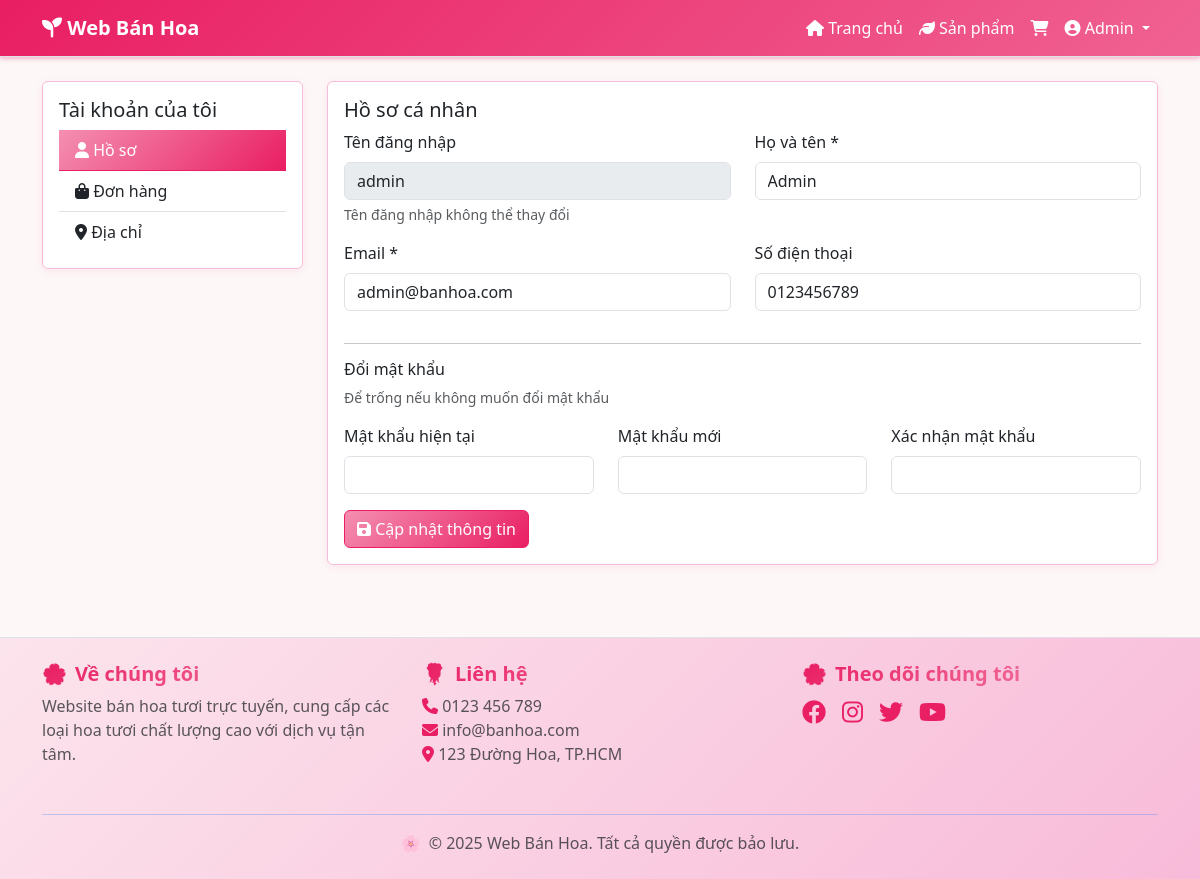
The app's page /profile.php (signed in) with its own data.
### tables this page shows
CREATE TABLE users (
    user_id INT AUTO_INCREMENT PRIMARY KEY,
    username VARCHAR(50) UNIQUE NOT NULL,
    password_hash VARCHAR(255) NOT NULL,
    email VARCHAR(100) UNIQUE NOT NULL,
    full_name VARCHAR(100) NOT NULL,
    phone VARCHAR(15),
    role ENUM('admin', 'customer') DEFAULT 'customer',
    status ENUM('active', 'inactive', 'blocked') DEFAULT 'active',
    created_at TIMESTAMP DEFAULT CURRENT_TIMESTAMP,
    updated_at TIMESTAMP DEFAULT CURRENT_TIMESTAMP ON UPDATE CURRENT_TIMESTAMP
);

### profile.php (called while the page is built)
<?php include 'views/user/profile.php'; ?>

### config/session.php (called while the page is built, shortened)
<?php
function getCurrentUserId() {
    return $_SESSION['user_id'] ?? null;
}
?>

### models/User.php (called while the page is built, shortened)
<?php
class User {
    private $conn;
    private $table = 'users';
    public function __construct($db) {
        $this->conn = $db;
    }
    public function getUserById($user_id) {
        $query = "SELECT * FROM " . $this->table . " WHERE user_id = ?";
        $stmt = $this->conn->prepare($query);
        $stmt->bind_param("i", $user_id);
        $stmt->execute();
        return $stmt->get_result()->fetch_assoc();
    }
}
?>

### views/user/profile.php (the view, shortened to what this page needs)
<?php
require_once 'config/session.php';
$conn = require 'config/database.php';
require_once 'models/User.php';
$user_model = new User($conn);
$user_id = getCurrentUserId();
$user = $user_model->getUserById($user_id);
?>
<?php include 'views/layout/header.php'; ?>
<div class="container">
    <div class="row">
        <div class="col-md-3">
            <div class="card">
                <div class="card-body">
                    <h5 class="card-title">Tài khoản của tôi</h5>
                    <div class="list-group list-group-flush">
                        <a href="<?php echo APP_URL; ?>/profile.php" class="list-group-item list-group-item-action active">
                            <i class="fas fa-user"></i> Hồ sơ
                        </a>
                        <a href="<?php echo APP_URL; ?>/orders.php" class="list-group-item list-group-item-action">
                            <i class="fas fa-shopping-bag"></i> Đơn hàng
                        </a>
                        <a href="<?php echo APP_URL; ?>/addresses.php" class="list-group-item list-group-item-action">
                            <i class="fas fa-map-marker-alt"></i> Địa chỉ
                        </a>
                    </div>
                </div>
            </div>
        </div>
        <div class="col-md-9">
            <div class="card">
                <div class="card-body">
                    <h5 class="card-title">Hồ sơ cá nhân</h5>
                    <form method="POST">
                        <div class="row">
                            <div class="col-md-6">
                                <div class="mb-3">
                                    <label for="username" class="form-label">Tên đăng nhập</label>
                                    <input type="text" class="form-control" id="username" value="<?php echo $user['username']; ?>" disabled>
                                    <div class="form-text">Tên đăng nhập không thể thay đổi</div>
                                </div>
                            </div>
                            <div class="col-md-6">
                                <div class="mb-3">
                                    <label for="full_name" class="form-label">Họ và tên *</label>
                                    <input type="text" class="form-control" id="full_name" name="full_name"
                                           value="<?php echo $user['full_name']; ?>" required>
                                </div>
                            </div>
                        </div>
                        <div class="row">
                            <div class="col-md-6">
                                <div class="mb-3">
                                    <label for="email" class="form-label">Email *</label>
                                    <input type="email" class="form-control" id="email" name="email"
                                           value="<?php echo $user['email']; ?>" required>
                                </div>
                            </div>
                            <div class="col-md-6">
                                <div class="mb-3">
                                    <label for="phone" class="form-label">Số điện thoại</label>
                                    <input type="tel" class="form-control" id="phone" name="phone"
                                           value="<?php echo $user['phone']; ?>">
                                </div>
                            </div>
                        </div>
                        <hr>
                        <h6>Đổi mật khẩu</h6>
                        <p class="text-muted small">Để trống nếu không muốn đổi mật khẩu</p>
                        <div class="row">
                            <div class="col-md-4">
                                <div class="mb-3">
                                    <label for="current_password" class="form-label">Mật khẩu hiện tại</label>
                                    <input type="password" class="form-control" id="current_password" name="current_password">
                                </div>
                            </div>
                            <div class="col-md-4">
                                <div class="mb-3">
                                    <label for="new_password" class="form-label">Mật khẩu mới</label>
                                    <input type="password" class="form-control" id="new_password" name="new_password">
                                </div>
                            </div>
                            <div class="col-md-4">
                                <div class="mb-3">
                                    <label for="confirm_password" class="form-label">Xác nhận mật khẩu</label>
                                    <input type="password" class="form-control" id="confirm_password" name="confirm_password">
                                </div>
                            </div>
                        </div>
                        <button type="submit" class="btn btn-primary">
                            <i class="fas fa-save"></i> Cập nhật thông tin
                        </button>
                    </form>
                </div>
            </div>
        </div>
    </div>
</div>
<?php include 'views/layout/footer.php'; ?>

### assets/css/style.css (style rules this page uses)
body { font-family: 'Segoe UI', Tahoma, Geneva, Verdana, sans-serif; background-color: #fdf7f7; }
.card { transition: transform 0.2s ease-in-out; border: 1px solid #f8bbd9; box-shadow: 0 2px 8px rgba(216, 27, 96, 0.08); }
.btn-primary { background: linear-gradient(135deg, #f48fb1, #e91e63); border-color: #e91e63; color: white; }
.list-group-item.active { background: linear-gradient(135deg, #f48fb1, #e91e63); border-color: #e91e63; color: white; }
.bg-soft-pink { background-color: #fdf7f7; }

### records on screen
users: username "admin", full_name "Admin", email "admin@banhoa.com", phone "0123456789"

### other values on screen
$_SESSION['full_name'] "Admin"
